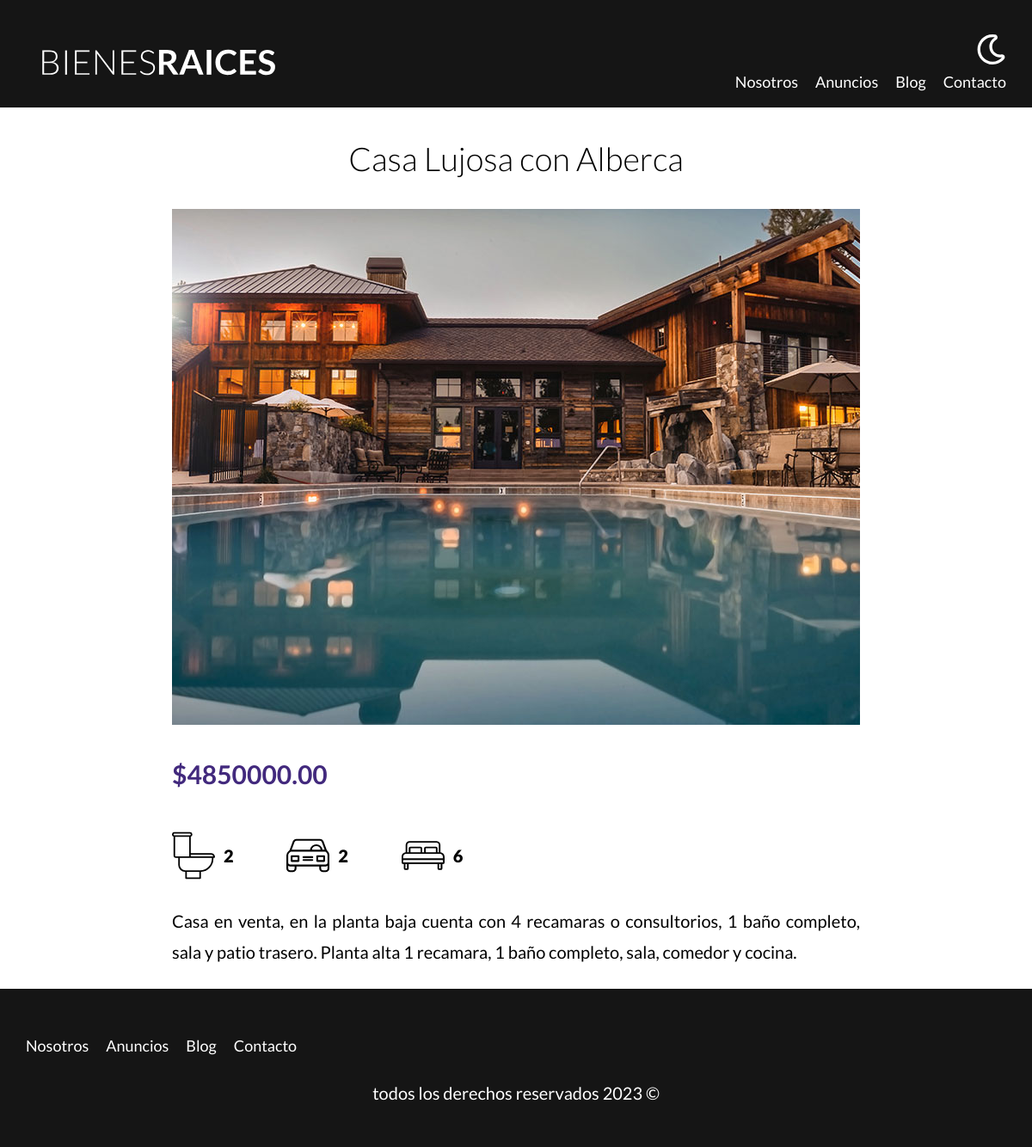
Page /anuncio.php?id=8 on the committed database.
### tables this page shows
CREATE TABLE `propiedades` (
  `id` int NOT NULL AUTO_INCREMENT,
  `nombre` varchar(45) DEFAULT NULL,
  `precio` decimal(10,2) DEFAULT NULL,
  `imagen` varchar(200) DEFAULT NULL,
  `descripcion` longtext,
  `habitaciones` int DEFAULT NULL,
  `wc` int DEFAULT NULL,
  `estacionamiento` int DEFAULT NULL,
  `creado` date DEFAULT NULL,
  `vendedores_id` int NOT NULL,
  PRIMARY KEY (`id`),
  KEY `fk_propiedades_vendedores_idx` (`vendedores_id`),
  CONSTRAINT `fk_propiedades_vendedores` FOREIGN KEY (`vendedores_id`) REFERENCES `vendedores` (`id`)
);

### includes/functions.php (called while the page is built, shortened)
<?php
function includeTemplate(string $template, bool $inicio = false) {
    include TEMPLATES_URL."/{$template}.php";
}

### anuncio.php (the view, shortened to what this page needs)
<?php
    $id = $_GET['id'];
    $id = filter_var($id, FILTER_VALIDATE_INT);
    $db = connectDB();
    $query = "SELECT * FROM propiedades WHERE id = {$id}";
    $result = mysqli_query($db, $query);
    $property = mysqli_fetch_assoc($result);
    require 'includes/functions.php';
    includeTemplate('header');
?>
    <main class="container section content-center">
        <h1><?php echo $property['nombre']?></h1>
            <img loading="lazy" src="/img/<?php echo $property['imagen']?>" alt="property image">
        <div class="property-summary">
            <p class="price">$<?php echo $property['precio']?></p>
            <ul class="details-icons">
                <li>
                    <img loading="lazy" src="build/img/icono_wc.svg" alt="wc icon">
                    <p><?php echo $property['wc']?></p>
                </li>
                <li>
                    <img loading="lazy" src="build/img/icono_estacionamiento.svg" alt="parking icon">
                    <p><?php echo $property['estacionamiento']?></p>
                </li>
                <li>
                    <img loading="lazy" src="build/img/icono_dormitorio.svg" alt="room icon">
                    <p><?php echo $property['habitaciones']?></p>
                </li>
            </ul>
            <p><?php echo $property['descripcion']?></p>
        </div>
    </main>
<?php
    includeTemplate('footer');
?>

### includes/templates/header.php (shortened to what this page needs)
<!DOCTYPE html>
<html lang="en">
<head>
    <link rel="stylesheet" href="/build/css/app.css">
</head>
<body>
    <header class="header <?php echo $inicio ? 'inicio' : ''; ?>">
        <div class="container header-content">
            <div class="bar">
                <a href="/index.php">
                    <img src="/build/img/logo.svg" alt="logo image">
                </a>
                <div class="nav-container">
                    <img class="btn-dark-mode" src="/build/img/dark-mode.svg">
                    <nav class="nav">
                        <a href="/nosotros.php">nosotros</a>
                        <a href="/anuncios.php">anuncios</a>
                        <a href="/blog.php">blog</a>
                        <a href="/contacto.php">contacto</a>
                    </nav>
                </div>
            </div>
        </div>
    </header>

### includes/templates/footer.php (shortened to what this page needs)
<footer class="footer section">
        <div class="container footer-content">
            <nav class="nav">
                <a href="/nosotros.php">nosotros</a>
                <a href="/anuncios.php">anuncios</a>
                <a href="/blog.php">blog</a>
                <a href="/contacto.php">contacto</a>
            </nav>
        </div>
        <p class="copyright">todos los derechos reservados <?php echo date('Y'); ?> &copy;</p>
    </footer>
</body>
</html>

### build/css/app.css (style rules this page uses)
html { -webkit-text-size-adjust:100%;line-height:1.15 }
body { margin:0 }
main { display:block }
h1 { font-size:2em;margin:.67em 0 }
a { background-color:transparent }
img { border-style:none }
html { box-sizing:border-box;font-size:62.5% }
*,:after,:before { box-sizing:inherit }
body { font-family:Lato,sans-serif;font-size:1.6rem;line-height:1.8 }
p { color:#000;font-size:2rem }
.container { margin:0 auto;max-width:120rem;width:95% }
a { text-decoration:none }
img,picture { display:block;width:100% }
h1,h2,h3 { font-family:Lato,sans-serif;font-weight:300;margin:2.5rem 0;text-align:center }
h1 { font-size:3.8rem }
.section { margin-bottom:2.5rem;margin-top:2.5rem }
.content-center { max-width:80rem }
.footer { background-color:#151515;margin-bottom:0;padding:2.5rem 0 }
.footer .footer-content { padding-top:2.5rem }
.footer .nav { height:auto;opacity:1;transform:translateY(0) }
.footer .copyright { color:#fff;text-align:center }
.header { background-color:#151515;padding:1rem 0 3rem }
.header-content { display:flex;flex-direction:column;justify-content:space-between }
.bar { align-items:center;display:flex;flex-direction:column;padding-top:3rem }
@media (min-width:768px) { .bar { align-items:flex-end;flex-direction:row;justify-content:space-between } }
.nav-container { align-items:center;display:flex;flex-direction:column }
@media (min-width:768px) { .nav-container { align-items:flex-end } }
.nav-container .btn-dark-mode { filter:invert(100%);margin-bottom:2rem;margin-top:3rem;width:3.5rem }
@media (min-width:768px) { .nav-container .btn-dark-mode { margin-top:0 } }
.nav { height:0;opacity:0;transform:translateY(-300%) }
@media (min-width:768px) { .nav { align-items:center;display:flex;opacity:1;transform:translateY(0) } }
.nav a { color:#fff;display:block;font-size:2.2rem;text-align:center;text-decoration:none;text-transform:capitalize }
@media (min-width:768px) { .nav a { font-size:1.8rem;margin-right:2rem } }
@media (min-width:768px) { .nav a:last-of-type { margin-right:0 } }
.price { color:#42297d;font-size:3rem;font-weight:700 }
.details-icons { display:flex;list-style:none;max-width:40rem;padding:0 }
.details-icons li { display:flex;flex:1 }
.details-icons li img { flex:0 0 5rem;margin-right:1rem }
.details-icons li p { font-weight:900 }
.property-summary p { text-align:justify }

### rows in the picture
propiedades: nombre "Casa Lujosa con Alberca", imagen (picture), precio "4850000.00", wc "2", estacionamiento "2", habitaciones "6", descripcion "Casa en venta, en la planta baja cuenta con 4 recamaras o consultorios, 1 baño completo, sala y patio trasero. Planta alta 1 recamara, 1 baño completo, sala, comedor y cocina."
